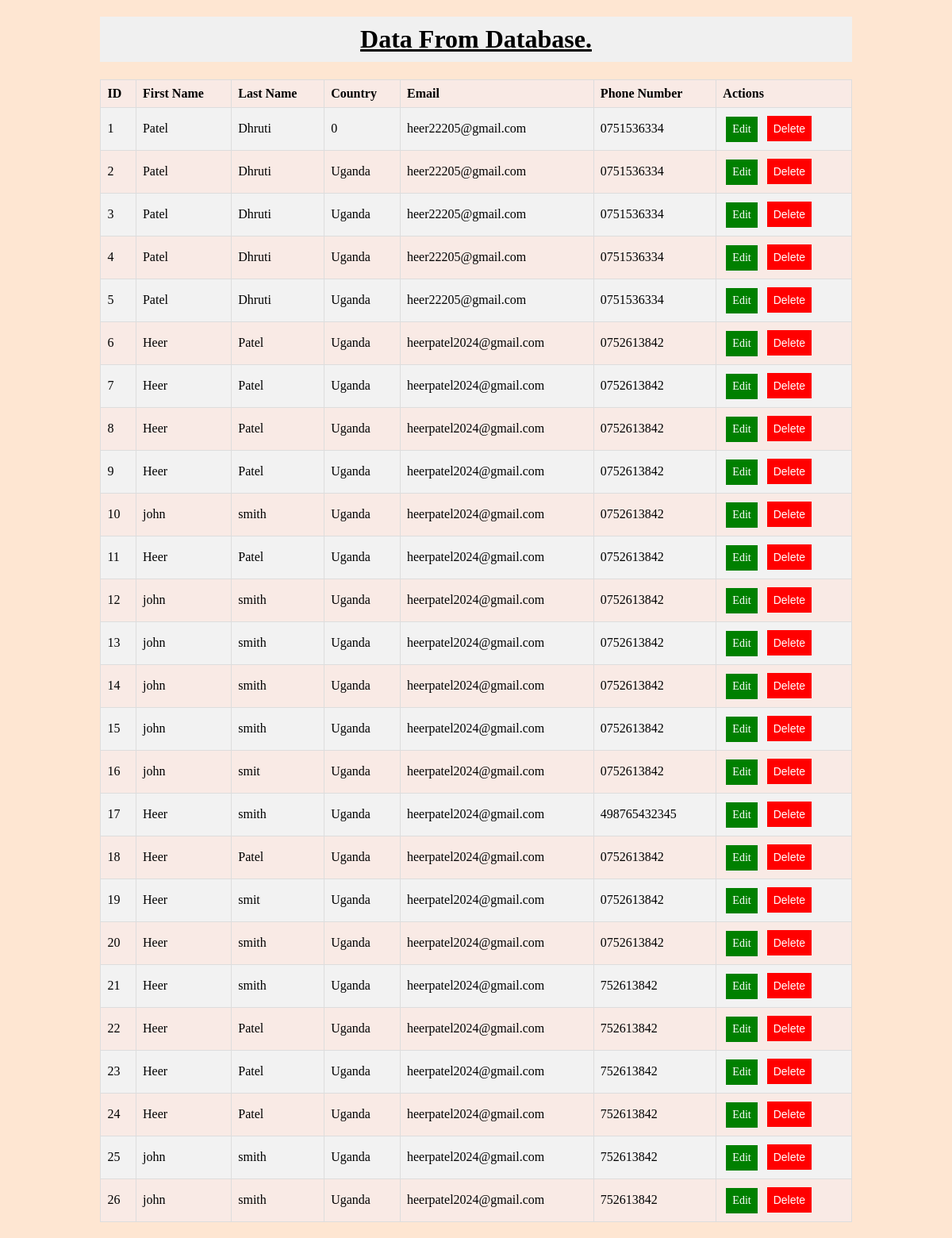
Page /display_data.php on the committed database.
### tables this page shows
CREATE TABLE `contact_info` (
  `ID` int(100) NOT NULL,
  `first_name` varchar(100) NOT NULL,
  `last_name` varchar(100) NOT NULL,
  `country` varchar(100) NOT NULL,
  `email` varchar(100) NOT NULL,
  `phone_number` varchar(100) NOT NULL
);

### display_data.php (the view, shortened to what this page needs)
<!DOCTYPE html>
<html lang="en">
<head>
  <link rel="stylesheet" href="display_data.css">
</head>
<body>
  <div class="container">
    <h1 class="bg-light-subtle" style="text-align: center;"><u>Data From Database.</u></h1>
    <?php
    require_once("dbcontact.php");
    $sql = "SELECT id, first_name, last_name, country, email, phone_number FROM contact_info";
    $result = $connect->query($sql);
    if ($result->num_rows > 0) {
        echo "<table>
                <tr>
                    <th>ID</th>
                    <th>First Name</th>
                    <th>Last Name</th>
                    <th>Country</th>
                    <th>Email</th>
                    <th>Phone Number</th>
                    <th>Actions</th>
                </tr>";
        while ($row = $result->fetch_assoc()) {
            echo "<tr>
                    <td>" . $row["id"] . "</td>
                    <td>" . $row["first_name"] . "</td>
                    <td>" . $row["last_name"] . "</td>
                    <td>" . $row["country"] . "</td>
                    <td>" . $row["email"] . "</td>
                    <td>" . $row["phone_number"] . "</td>
                    <td>
                        <a class='edit-button' href='edit_contact_form.php?id=" . $row["id"] . "'>Edit</a>
                        <button class='delete-button' onclick='deleteRow(this, " . $row["id"] . ")'>Delete</button>
                    </td>
                  </tr>";
        }
        echo "</table>";
    } else {
        echo "0 results";
    }
    ?>
  </div>
</body>
</html>

### display_data.css (style rules this page uses)
body { background-color: rgb(254, 230, 210); }
tr { background-color: rgb(249, 234, 229) ; }
.container { margin: 20px auto; width: 80%; }
h1 { background-color: #f0f0f0; padding: 10px; text-align: center; }
table { width: 100%; border-collapse: collapse; }
table, th, td { border: 1px solid #ddd; }
th, td { padding: 8px; text-align: left; }
tr:nth-child(even) { background-color: #f2f2f2; }
.delete-button { background-color: red; border: none; color: white; padding: 8px; text-align: center; text-decoration: none; display: inline-block; font-size: 14px; margin: 2px 4px; cursor: pointer; }
.edit-button { background-color: green; border: none; color: white; padding: 8px; text-align: center; text-decoration: none; display: inline-block; font-size: 14px; margin: 2px 4px; cursor: pointer; }
.bg-light-subtle { background-color: #f0f0f0; padding: 10px; text-align: center; }

### rows in the picture
contact_info: ID "1", first_name "Patel", last_name "Dhruti", country "0", email "heer22205@gmail.com", phone_number "0751536334"
contact_info: ID "2", first_name "Patel", last_name "Dhruti", country "Uganda", email "heer22205@gmail.com", phone_number "0751536334"
contact_info: ID "3", first_name "Patel", last_name "Dhruti", country "Uganda", email "heer22205@gmail.com", phone_number "0751536334"
contact_info: ID "4", first_name "Patel", last_name "Dhruti", country "Uganda", email "heer22205@gmail.com", phone_number "0751536334"
contact_info: ID "5", first_name "Patel", last_name "Dhruti", country "Uganda", email "heer22205@gmail.com", phone_number "0751536334"
contact_info: ID "6", first_name "Heer", last_name "Patel", country "Uganda", email "heerpatel2024@gmail.com", phone_number "0752613842"
contact_info: ID "7", first_name "Heer", last_name "Patel", country "Uganda", email "heerpatel2024@gmail.com", phone_number "0752613842"
contact_info: ID "8", first_name "Heer", last_name "Patel", country "Uganda", email "heerpatel2024@gmail.com", phone_number "0752613842"
contact_info: ID "9", first_name "Heer", last_name "Patel", country "Uganda", email "heerpatel2024@gmail.com", phone_number "0752613842"
contact_info: ID "10", first_name "john", last_name "smith", country "Uganda", email "heerpatel2024@gmail.com", phone_number "0752613842"
contact_info: ID "11", first_name "Heer", last_name "Patel", country "Uganda", email "heerpatel2024@gmail.com", phone_number "0752613842"
contact_info: ID "12", first_name "john", last_name "smith", country "Uganda", email "heerpatel2024@gmail.com", phone_number "0752613842"
contact_info: ID "13", first_name "john", last_name "smith", country "Uganda", email "heerpatel2024@gmail.com", phone_number "0752613842"
contact_info: ID "14", first_name "john", last_name "smith", country "Uganda", email "heerpatel2024@gmail.com", phone_number "0752613842"
contact_info: ID "15", first_name "john", last_name "smith", country "Uganda", email "heerpatel2024@gmail.com", phone_number "0752613842"
contact_info: ID "16", first_name "john", last_name "smit", country "Uganda", email "heerpatel2024@gmail.com", phone_number "0752613842"
contact_info: ID "17", first_name "Heer", last_name "smith", country "Uganda", email "heerpatel2024@gmail.com", phone_number "498765432345"
contact_info: ID "18", first_name "Heer", last_name "Patel", country "Uganda", email "heerpatel2024@gmail.com", phone_number "0752613842"
contact_info: ID "19", first_name "Heer", last_name "smit", country "Uganda", email "heerpatel2024@gmail.com", phone_number "0752613842"
contact_info: ID "20", first_name "Heer", last_name "smith", country "Uganda", email "heerpatel2024@gmail.com", phone_number "0752613842"
contact_info: ID "21", first_name "Heer", last_name "smith", country "Uganda", email "heerpatel2024@gmail.com", phone_number "752613842"
contact_info: ID "22", first_name "Heer", last_name "Patel", country "Uganda", email "heerpatel2024@gmail.com", phone_number "752613842"
contact_info: ID "23", first_name "Heer", last_name "Patel", country "Uganda", email "heerpatel2024@gmail.com", phone_number "752613842"
contact_info: ID "24", first_name "Heer", last_name "Patel", country "Uganda", email "heerpatel2024@gmail.com", phone_number "752613842"
contact_info: ID "25", first_name "john", last_name "smith", country "Uganda", email "heerpatel2024@gmail.com", phone_number "752613842"
contact_info: ID "26", first_name "john", last_name "smith", country "Uganda", email "heerpatel2024@gmail.com", phone_number "752613842"
